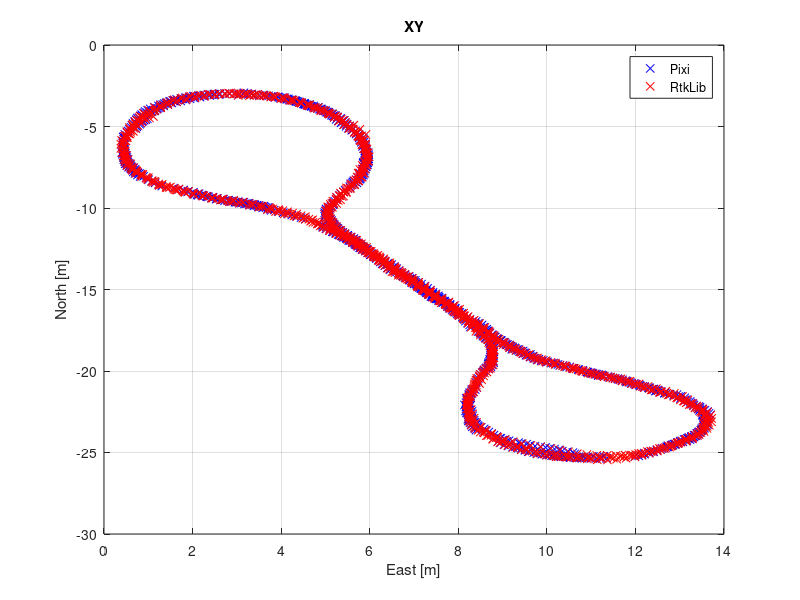
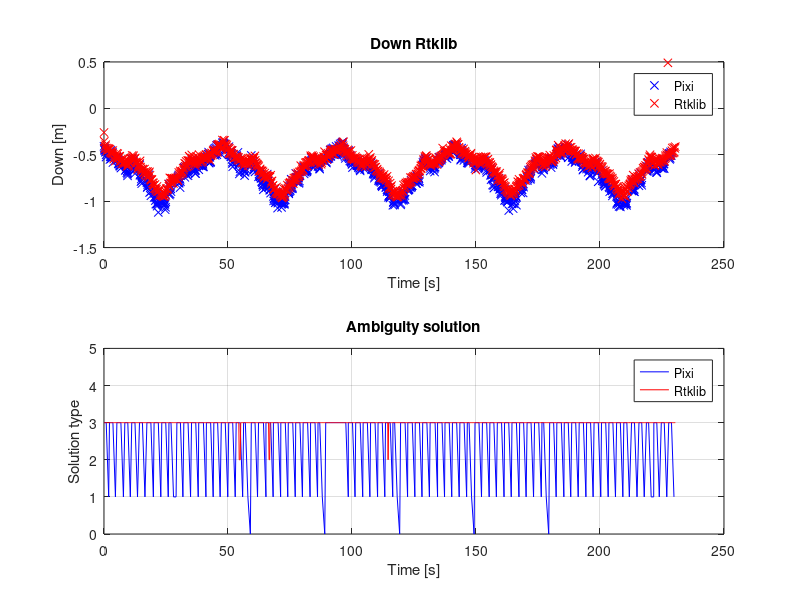
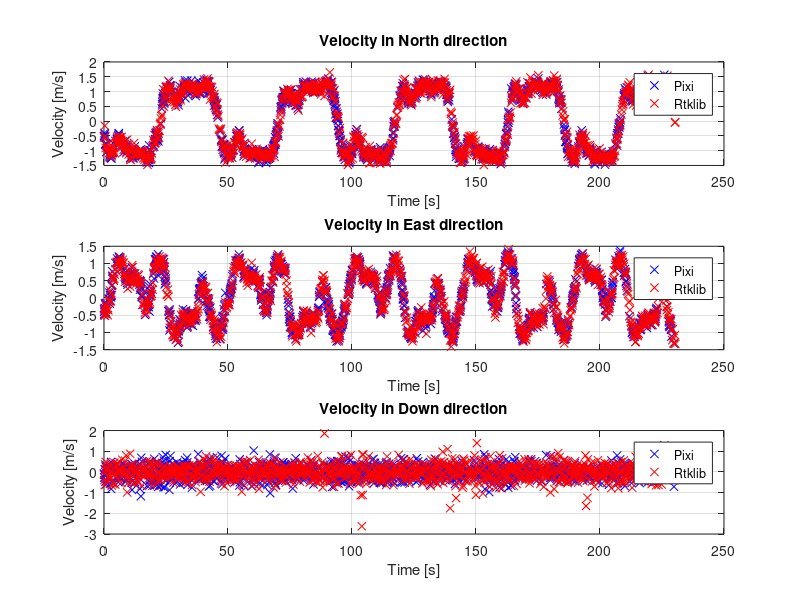
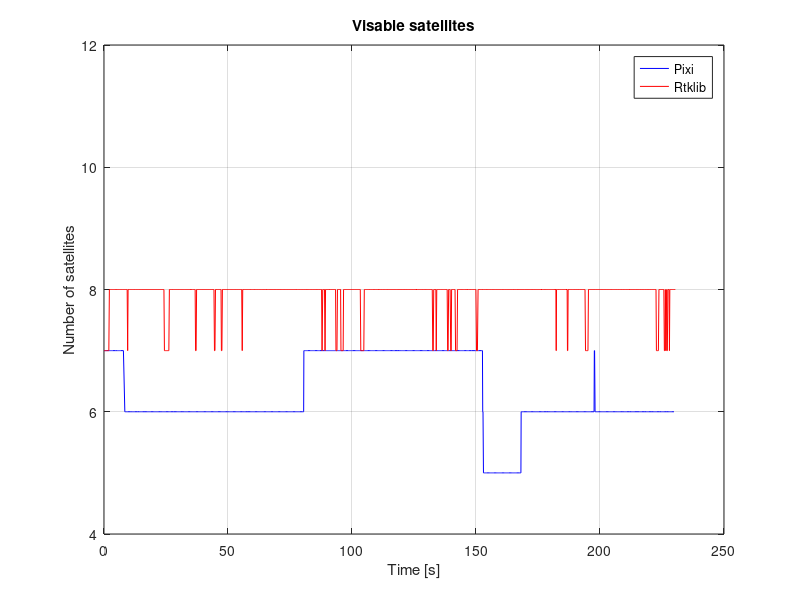

Reproduce these figures in MATLAB, in order. (Note: this script raises an error after producing the figures.)
%piksi 22
%rtklib 23
close all;
clear;
load('log_folder/neptusLog/Vandring3/Data.mat')
PIXI = 1;
len = length(RtkFix.src_ent);

numberRTK = 0;
numberPIXI = 0;
%% Finding the number of RKT and PIXI
for i=1:len
    if RtkFix.src_ent(i) == 22
        numberPIXI = numberPIXI+1;
    elseif RtkFix.src_ent(i) == 23
        numberRTK = numberRTK +1;
    end
end
%% Initializing variables for RTK and PIXI

% RTK
timestamp_r = zeros(1,numberRTK);
src_r = zeros(1,numberRTK);
src_ent_r = zeros(1,numberRTK);
dst_r =zeros(1,numberRTK);
tow_r = zeros(1,numberRTK);
n_r = zeros(1,numberRTK);
e_r = zeros(1,numberRTK);
d_r = zeros(1,numberRTK);
v_n_r = zeros(1,numberRTK);
v_e_r = zeros(1,numberRTK);
v_d_r = zeros(1,numberRTK);
satellites_r = zeros(1,numberRTK);
iar_hyp_r = zeros(1,numberRTK);
iar_ratio_r = zeros(1,numberRTK);
type_r = zeros(1,numberRTK);

% PIXI
timestamp_p = zeros(1,numberPIXI);
src_p = zeros(1,numberPIXI);
src_ent_p = zeros(1,numberPIXI);
dst_p =zeros(1,numberPIXI);
tow_p = zeros(1,numberPIXI);
n_p = zeros(1,numberPIXI);
e_p = zeros(1,numberPIXI);
d_p = zeros(1,numberPIXI);
v_n_p = zeros(1,numberPIXI);
v_e_p = zeros(1,numberPIXI);
v_d_p = zeros(1,numberPIXI);
satellites_p = zeros(1,numberPIXI);
iar_hyp_p = zeros(1,numberPIXI);
iar_ratio_p = zeros(1,numberPIXI);
type_p = zeros(1,numberPIXI);
timeStart = RtkFix.timestamp(1);
%% Extracting PIXI and RTK
j = 1;%PIXI
k = 1;%RTK
fixPixi = 1;
fixRTK = 1;

for i=1:len
    if RtkFix.src_ent(i) == 22
        timestamp_p(j) = RtkFix.timestamp(i);
        src_p(j) = RtkFix.src(i);
        src_ent_p(j) = RtkFix.src_ent(i);
        dst_p(j) =RtkFix.dst(i);
        tow_p(j) = RtkFix.tow(i);
        n_p(j) = RtkFix.n(i);
        e_p(j) = RtkFix.e(i);
        d_p(j) = RtkFix.d(i);
        v_n_p(j) = RtkFix.v_n(i);
        v_e_p(j) =RtkFix.v_e(i);
        v_d_p(j) = RtkFix.v_d(i);
        satellites_p(j) =  RtkFix.satellites(i);
        iar_hyp_p(j) =  RtkFix.iar_hyp(i);
        iar_ratio_p(j) =  RtkFix.iar_ratio(i);
        if strcmp(RtkFix.type(i,1:2),'FI')
            type_p(j) = 3;
%             nf_p(fixPixi) = n_p(j);
%             ef_p(fixPixi) = e_p(j);
%             df_p(fixPixi) = d_p(j);
%             dft_p(fixPixi) = timestamp_p(j);
            fixPixi = fixPixi +1;
        elseif strcmp(RtkFix.type(i,1:2),'FL')
            type_p(j) = 2;
        elseif strcmp(RtkFix.type(i),'O')
            type_p(j) = 1;
        else
            type_p(j) = 0;
        end
        j = j+1;
    else
        timestamp_r(k) = RtkFix.timestamp(i);
        src_r(k) =  RtkFix.src(i);
        src_ent_r(k) =  RtkFix.src_ent(i);
        dst_r(k) = RtkFix.dst(i);
        tow_r(k) =  RtkFix.tow(i);
        n_r(k) =  RtkFix.n(i);
        e_r(k) =  RtkFix.e(i);
        d_r(k) =  RtkFix.d(i);
        v_n_r(k) =  RtkFix.v_n(i);
        v_e_r(k) =  RtkFix.v_e(i);
        v_d_r(k) =  RtkFix.v_d(i);
        satellites_r(k) =  RtkFix.satellites(i);
        iar_hyp_r(k) =  RtkFix.iar_hyp(i);
        iar_ratio_r(k) =  RtkFix.iar_ratio(i);
        if strcmp(RtkFix.type(i,1:2),'FI')
            type_r(k) = 3;
            fixRTK = fixRTK +1;
        elseif strcmp(RtkFix.type(i,1:2),'FL')
            type_r(k) = 2;
        elseif strcmp(RtkFix.type(i), 'O')
            type_r(k) = 1;
        else
            type_r(k) = 0;
        end
        k = k+1;
        
    end
        

end
%% Calculate time difference between timestamp

deltatime_r = zeros(1,length(n_r)-1);
deltatime_p = zeros(1,length(n_p)-1);

for i = 1:length(n_r)-1
    deltatime_r(i) = timestamp_r(i+1)-timestamp_r(i);
end
for i = 1:length(n_p)-1
    deltatime_p(i) = timestamp_p(i+1)-timestamp_p(i);
end
%% Retrive only fix type solution
% RTK
timestampFix_r = zeros(1,fixRTK-1);
srcFix_r = zeros(1,fixRTK-1);
src_entFix_r = zeros(1,fixRTK-1);
dstFix_r =zeros(1,fixRTK-1);
towFix_r = zeros(1,fixRTK-1);
nFix_r = zeros(1,fixRTK-1);
eFix_r = zeros(1,fixRTK-1);
dFix_r = zeros(1,fixRTK-1);
vFix_n_r = zeros(1,fixRTK-1);
vFix_e_r = zeros(1,fixRTK-1);
vFix_d_r = zeros(1,fixRTK-1);
satellitesFix_r = zeros(1,fixRTK-1);
iar_hypFix_r = zeros(1,fixRTK-1);
iar_ratioFix_r = zeros(1,fixRTK-1);

%Piksi
timestampFix_p = zeros(1,fixPixi-1);
srcFix_p = zeros(1,fixPixi-1);
src_entFix_p = zeros(1,fixPixi-1);
dstFix_p =zeros(1,fixPixi-1);
towFix_p = zeros(1,fixPixi-1);
nFix_p = zeros(1,fixPixi-1);
eFix_p = zeros(1,fixPixi-1);
dFix_p = zeros(1,fixPixi-1);
vFix_n_p = zeros(1,fixPixi-1);
vFix_e_p = zeros(1,fixPixi-1);
vFix_d_p = zeros(1,fixPixi-1);
satellitesFix_p = zeros(1,fixPixi-1);
iar_hypFix_p = zeros(1,fixPixi-1);
iar_ratioFix_p = zeros(1,fixPixi-1);
PiksiFixC = 1;
for i=1:j-1
    if type_p(i)==3
        timestampFix_p(PiksiFixC) = timestamp_p(i);
        srcFix_p(PiksiFixC) = src_p(i);
        src_entFix_p(PiksiFixC) = src_ent_p(i);
        dstFix_p(PiksiFixC) =dst_p(i);
        towFix_p(PiksiFixC) = tow_p(i);
        nFix_p(PiksiFixC) = n_p(i);
        eFix_p(PiksiFixC) = e_p(i);
        dFix_p(PiksiFixC) = d_p(i);
        vFix_n_p(PiksiFixC) = v_n_p(i);
        vFix_e_p(PiksiFixC) = v_e_p(i);
        vFix_d_p(PiksiFixC) = v_d_p(i);
        satellitesFix_p(PiksiFixC) = satellites_p(i);
        iar_hypFix_p(PiksiFixC) = iar_hyp_p(i);
        iar_ratioFix_p(PiksiFixC) = iar_ratio_p(i);
        PiksiFixC = PiksiFixC +1;
    end
end
RTKFixC = 1;
for i=1:k-1
    if type_r(i)==3
        timestampFix_r(RTKFixC) = timestamp_r(i);
        srcFix_r(RTKFixC) = src_r(i);
        src_entFix_r(RTKFixC) = src_ent_r(i);
        dstFix_r(RTKFixC) =dst_r(i);
        towFix_r(RTKFixC) = tow_r(i);
        nFix_r(RTKFixC) = n_r(i);
        eFix_r(RTKFixC) = e_r(i);
        dFix_r(RTKFixC) = d_r(i);
        vFix_n_r(RTKFixC) = v_n_r(i);
        vFix_e_r(RTKFixC) = v_e_r(i);
        vFix_d_r(RTKFixC) = v_d_r(i);
        satellitesFix_r(RTKFixC) = satellites_r(i);
        iar_hypFix_r(RTKFixC) = iar_hyp_r(i);
        iar_ratioFix_r(RTKFixC) = iar_ratio_r(i);
        RTKFixC = RTKFixC +1;
    end
end

%% Calculate standard deviation of the difference between rtklib and piksi
minL = min([fixPixi fixRTK])-1;
ex = zeros(1,minL);
ey = zeros(1,minL);
ez = zeros(1,minL);
eu = zeros(1,minL);
ev = zeros(1,minL);
ew = zeros(1,minL);

stdx = zeros(1,minL);
stdy = zeros(1,minL);
stdz = zeros(1,minL);
stdu = zeros(1,minL);
stdv = zeros(1,minL);
stdw = zeros(1,minL);

for i=1:minL
    ex(i) = nFix_r(i)-nFix_p(i); 
    ey(i) = eFix_r(i)-eFix_p(i);
    ez(i) = dFix_r(i)-dFix_p(i);
    eu(i) = vFix_n_r(i)-vFix_n_p(i);
    ev(i) = vFix_e_r(i)-vFix_e_p(i);
    ew(i) = vFix_d_r(i)-vFix_d_p(i);

    stdx(i) = std(ex(1:i));
    stdy(i) = std(ey(1:i));
    stdz(i) = std(ez(1:i));
    stdu(i) = std(eu(1:i));
    stdv(i) = std(ev(1:i));
    stdw(i) = std(ew(1:i));
end

%% Plot
TimeEndr = length(timestamp_r);
TimeEndp = length(timestamp_p);
if PIXI
    figure(1);
    plot(eFix_p,nFix_p,'xb');
    hold on;
    plot(eFix_r,nFix_r,'xr');
    grid on;
    title('XY'); 
    xlabel('East [m]'); ylabel('North [m]');
    legend('Pixi','RtkLib');

    % figure(2);
    % plot3(e_p,n_p,d_p);
    % grid on;
    % title('NED Piksi'); 
    % xlabel('East [m]'); ylabel('North [m]'); zlabel('Down [m]');
    % 
    % figure(4);
    % plot3(e_r,n_r,d_r);
    % grid on;
    % title('NED rtklib'); 
    % xlabel('East [m]'); ylabel('North [m]'); zlabel('Down [m]');


    figure(2);
    subplot(2,1,1);
    plot(timestampFix_p(1:fixPixi-1)-timeStart,dFix_p(1:fixPixi-1),'xb');
%     plot(dft_p-timeStart,df_p,'b');
    % grid on;
    % title('Down Piksi'); 
    % xlabel('Time [s]'); ylabel('Down [m]');

    hold on;
    plot(timestampFix_r(1:fixRTK-1)-timeStart,dFix_r(1:fixRTK-1),'xr');
    grid on;
    title('Down Rtklib');
    legend('Pixi','Rtklib')
    xlabel('Time [s]');
    ylabel('Down [m]');

    subplot(2,1,2)
    plot(timestamp_p(1:TimeEndp)-timeStart,type_p(1:TimeEndp),'b');
    hold on;
    plot(timestamp_r(1:TimeEndr)-timeStart,type_r(1:TimeEndr),'r');
    grid on;
    title('Ambiguity solution')
    ylabel('Solution type')
    xlabel('Time [s]');
    legend('Pixi','Rtklib');
    ylim([0 5]);

    figure(3)
    subplot(3,1,1)
    plot(timestamp_p(1:TimeEndp)-timeStart,v_n_p(1:TimeEndp),'xb');
    hold on;
    grid on;
    plot(timestamp_r(1:TimeEndr)-timeStart,v_n_r(1:TimeEndr),'xr')
    legend('Pixi','Rtklib');
    title('Velocity in North direction');
    ylabel('Velocity [m/s]')
    xlabel('Time [s]');

    subplot(3,1,2)
    plot(timestamp_p(1:TimeEndp)-timeStart,v_e_p(1:TimeEndp),'xb');
    hold on;
    grid on;
    plot(timestamp_r(1:TimeEndr)-timeStart,v_e_r(1:TimeEndr),'xr')
    % plot(timestamp_p(1:TimeEnd)-timeStart,ed_p(1:TimeEnd),'g');
    % plot(timestamp_r(1:TimeEnd)-timeStart,ed_r(1:TimeEnd),'c')
    legend('Pixi','Rtklib');
    title('Velocity in East direction');
    ylabel('Velocity [m/s]')
    xlabel('Time [s]');

    subplot(3,1,3)
    plot(timestamp_p(1:TimeEndp)-timeStart,v_d_p(1:TimeEndp),'xb');
    hold on;
    grid on;
    plot(timestamp_r(1:TimeEndr)-timeStart,v_d_r(1:TimeEndr),'xr')
    legend('Pixi','Rtklib');
    title('Velocity in Down direction');
    ylabel('Velocity [m/s]')
    xlabel('Time [s]');

    figure(4)
    plot(timestamp_p(1:TimeEndp)-timeStart,satellites_p(1:TimeEndp),'b');
    hold on;
    plot(timestamp_r(1:TimeEndr)-timeStart,satellites_r(1:TimeEndr),'r');
    grid on;
    title('Visable satellites')
    xlabel('Time [s]');
    ylabel('Number of satellites');
    legend('Pixi','Rtklib');
    ylim([4 12])
    
    
    figure(5) 
    histogram(deltatime_r)
    title('RTKLIB');
    xlabel('Time [s]');
	figure(6)
    histogram(deltatime_p);
    title('Piksi');
    figure(7)
    plot(stdx);
    figure(8)
    plot(stdy);
    figure(9)
    plot(stdz);
    figure(10)
    plot(stdu);
    figure(11)
    plot(stdv);
    figure(12)
    plot(stdw);
    
else
    figure(1);
    plot(e_r,n_r,'r');
    grid on;
    title('XY'); 
    xlabel('East [m]'); ylabel('North [m]');

    % figure(2);
    % plot3(e_p,n_p,d_p);
    % grid on;
    % title('NED Piksi'); 
    % xlabel('East [m]'); ylabel('North [m]'); zlabel('Down [m]');
    % 
    % figure(4);
    % plot3(e_r,n_r,d_r);
    % grid on;
    % title('NED rtklib'); 
    % xlabel('East [m]'); ylabel('North [m]'); zlabel('Down [m]');


    figure(2);
    subplot(2,1,1);
    plot(timestamp_r(1:TimeEndr)-timeStart,d_r(1:TimeEndr),'r');
    grid on;
    title('Down Rtklib');
    xlabel('Time [s]');
    ylabel('Down [m]');

    subplot(2,1,2)
    plot(timestamp_r(1:TimeEndr)-timeStart,type_r(1:TimeEndr),'r');
    grid on;
    title('Abiguity solution')
    ylabel('Solution type')
    xlabel('Time [s]');
    ylim([0 5]);

    figure(3)
    subplot(3,1,1)
    grid on;
    plot(timestamp_r(1:TimeEndr)-timeStart,v_n_r(1:TimeEndr),'r')
    title('Velocity in North direction');
    ylabel('Velocity [m/s]')
    xlabel('Time [s]');

    subplot(3,1,2)
    grid on;
    plot(timestamp_r(1:TimeEndr)-timeStart,v_e_r(1:TimeEndr),'r')
    title('Velocity in East direction');
    ylabel('Velocity [m/s]')
    xlabel('Time [s]');

    subplot(3,1,3)
    grid on;
    plot(timestamp_r(1:TimeEndr)-timeStart,v_d_r(1:TimeEndr),'r')
    title('Velocity in Down direction');
    ylabel('Velocity [m/s]')
    xlabel('Time [s]');

    figure(4)
    plot(timestamp_r(1:TimeEndr)-timeStart,satellites_r(1:TimeEndr),'r');
    grid on;
    title('Visable satellites')
    xlabel('Time [s]');
    ylabel('Number of satellites');
    ylim([4 12])
end

